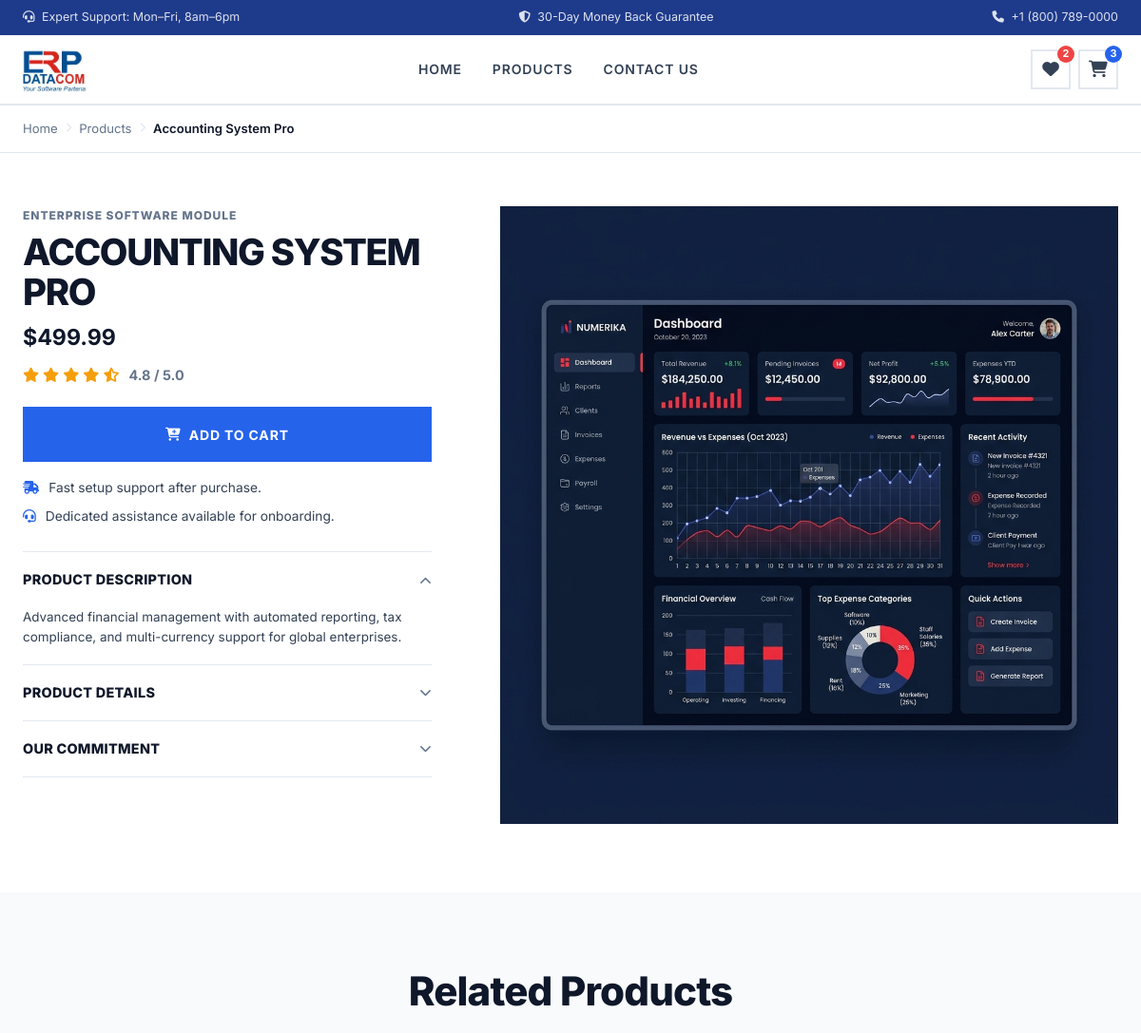
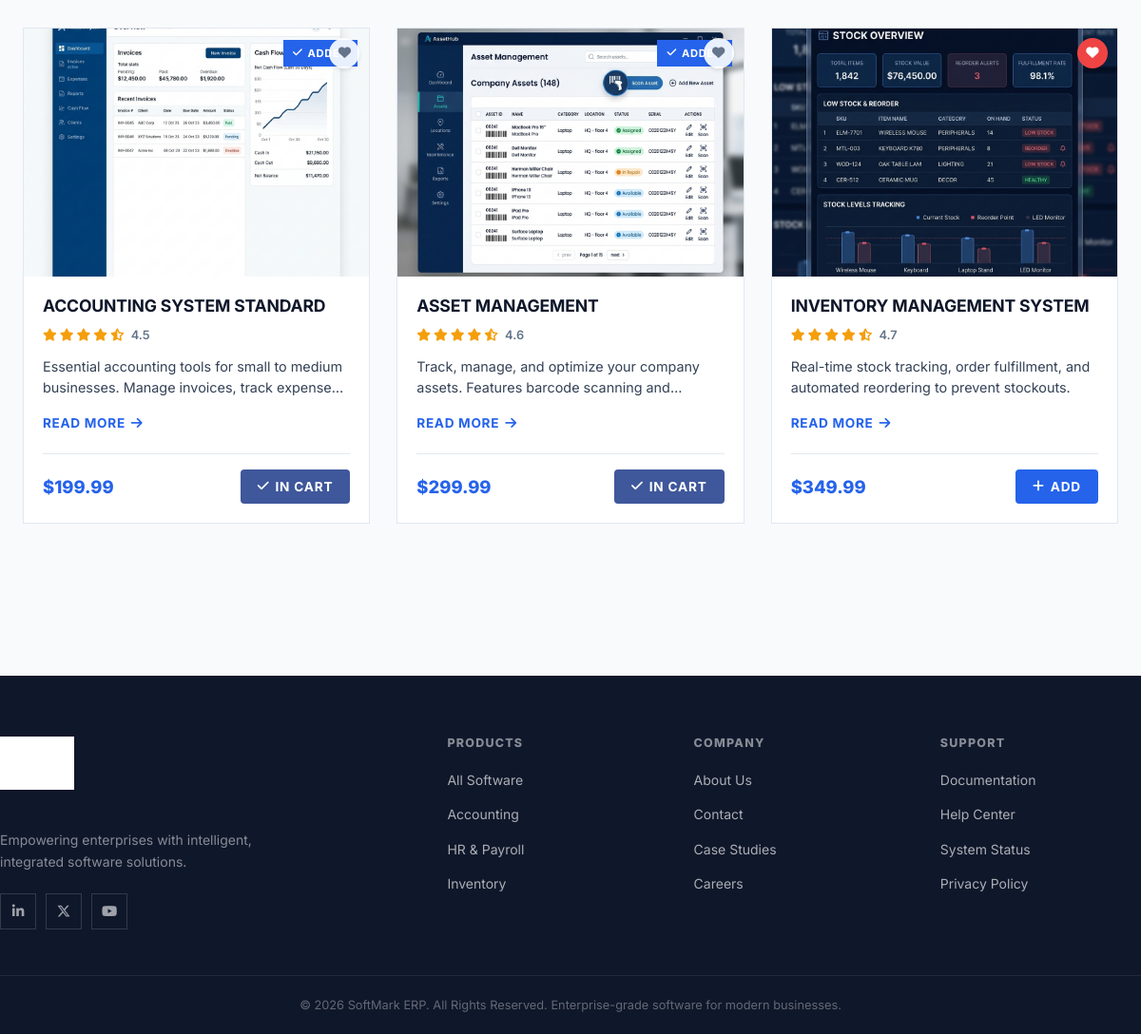
The app's page /product-detail.php?id=1 with its own data (2 pictures, top to bottom).
### tables this page shows
CREATE TABLE products (
        id INTEGER PRIMARY KEY AUTOINCREMENT,
        name TEXT NOT NULL,
        description TEXT NOT NULL,
        price REAL NOT NULL,
        rating REAL NOT NULL,
        image_url TEXT NOT NULL,
        features TEXT NOT NULL
    );

### includes/product-card.php (the view)
<?php
$isInCart = in_array($product['id'], $cartItems ?? []);
$isInWishlist = in_array($product['id'], $wishlistItems ?? []);
$productSearchText = strtolower($product['name'] . ' ' . $product['description'] . ' ' . $product['features']);
$productType = 'operations';
if (strpos($productSearchText, 'account') !== false || strpos($productSearchText, 'tax') !== false || strpos($productSearchText, 'invoice') !== false) {
    $productType = 'accounting';
} elseif (strpos($productSearchText, 'hr') !== false || strpos($productSearchText, 'human') !== false || strpos($productSearchText, 'payroll') !== false || strpos($productSearchText, 'employee') !== false) {
    $productType = 'hr';
} elseif (strpos($productSearchText, 'inventory') !== false || strpos($productSearchText, 'stock') !== false || strpos($productSearchText, 'warehouse') !== false) {
    $productType = 'inventory';
} elseif (strpos($productSearchText, 'crm') !== false || strpos($productSearchText, 'customer') !== false || strpos($productSearchText, 'lead') !== false) {
    $productType = 'crm';
} elseif (strpos($productSearchText, 'procurement') !== false || strpos($productSearchText, 'purchase') !== false || strpos($productSearchText, 'supplier') !== false) {
    $productType = 'procurement';
} elseif (strpos($productSearchText, 'project') !== false || strpos($productSearchText, 'gantt') !== false) {
    $productType = 'project';
} elseif (strpos($productSearchText, 'help') !== false || strpos($productSearchText, 'support') !== false || strpos($productSearchText, 'ticket') !== false) {
    $productType = 'support';
}
if (!function_exists('renderStars')) {
    function renderStars(float $rating): string {
        $stars = '';
        for ($i = 1; $i <= 5; $i++) {
            if ($i <= floor($rating)) {
                $stars .= '<i class="fas fa-star" style="color: #f59e0b;"></i>';
            } elseif ($i - $rating < 1) {
                $stars .= '<i class="fas fa-star-half-stroke" style="color: #f59e0b;"></i>';
            } else {
                $stars .= '<i class="far fa-star" style="color: #d1d5db;"></i>';
            }
        }
        return $stars;
    }
}
?>
<div class="product-card" id="product-card-<?= $product['id'] ?>" data-system-type="<?= htmlspecialchars($productType) ?>" data-search="<?= htmlspecialchars($productSearchText) ?>">
    <div class="product-img-wrapper">
        <a href="product-detail.php?id=<?= $product['id'] ?>" class="product-img-link" style="display: block; position: absolute; inset: 0;">
            <img
                src="<?= htmlspecialchars($product['image_url']) ?>"
                alt="<?= htmlspecialchars($product['name']) ?>"
                class="product-img"
                onerror="this.onerror=null; this.src='assets/images/placeholder.jpg';"
            >
            <?php if ($isInCart): ?>
                <span class="in-cart-badge"><i class="fas fa-check"></i> Added</span>
            <?php endif; ?>
        </a>
        <button
            class="add-to-wishlist-overlay <?= $isInWishlist ? 'heart-active' : '' ?>"
            data-id="<?= $product['id'] ?>"
            title="<?= $isInWishlist ? 'Remove from Wishlist' : 'Add to Wishlist' ?>"
            id="wish-btn-<?= $product['id'] ?>"
        >
            <i class="fas fa-heart"></i>
        </button>
    </div>
    <div class="product-info" style="padding: 20px; display: flex; flex-direction: column; flex-grow: 1;">
        <div style="display: flex; justify-content: space-between; align-items: flex-start; margin-bottom: 8px;">
            <a href="product-detail.php?id=<?= $product['id'] ?>" style="text-decoration: none; color: inherit; flex-grow: 1;">
                <h3 class="product-title" style="margin: 0; font-size: 1.1rem; font-weight: 700; line-height: 1.3; color: var(--text-dark);"><?= htmlspecialchars($product['name']) ?></h3>
            </a>
        </div>
        <div class="product-meta" style="display: flex; align-items: center; gap: 8px; margin-bottom: 12px; font-size: .85rem;">
            <span class="product-rating" title="<?= $product['rating'] ?> out of 5 stars">
                <?= renderStars($product['rating']) ?>
                <span class="rating-num" style="color: var(--text-light); margin-left: 4px; font-weight: 600;"><?= number_format($product['rating'], 1) ?></span>
            </span>
        </div>
        <p class="product-desc" style="font-size: .9rem; color: var(--text-mid); margin-bottom: 16px; line-height: 1.5; display: -webkit-box; -webkit-line-clamp: 2; -webkit-box-orient: vertical; overflow: hidden;"><?= htmlspecialchars($product['description']) ?></p>
        <a href="product-detail.php?id=<?= $product['id'] ?>" style="font-size: .85rem; font-weight: 700; color: var(--accent-blue); text-transform: uppercase; letter-spacing: .05em; display: inline-flex; align-items: center; gap: 6px; margin-bottom: auto; transition: gap .2s;">
            Read More <i class="fas fa-arrow-right"></i>
        </a>
        <div style="display: flex; align-items: center; justify-content: space-between; margin-top: 20px; border-top: 1px solid var(--border); padding-top: 16px;">
            <span class="product-price" style="font-weight: 800; font-size: 1.15rem; color: var(--accent-blue);">$<?= number_format($product['price'], 2) ?></span>
            <button
                class="btn btn-primary add-to-cart <?= $isInCart ? 'btn-incart' : '' ?>"
                data-id="<?= $product['id'] ?>"
                <?= $isInCart ? 'disabled' : '' ?>
                id="cart-btn-<?= $product['id'] ?>"
                style="padding: 8px 16px; font-size: .85rem; border-radius: 4px; display: inline-flex; align-items: center; gap: 6px;"
            >
                <?= $isInCart ? '<i class="fas fa-check"></i> In Cart' : '<i class="fas fa-plus"></i> Add' ?>
            </button>
        </div>
    </div>
</div>

### product-detail.php (shortened to what this page needs)
<?php
require_once 'includes/db.php';
$id = isset($_GET['id']) ? (int)$_GET['id'] : 0;
$stmt = $db->prepare("SELECT * FROM products WHERE id = :id");
$stmt->execute(['id' => $id]);
$product = $stmt->fetch();
$related = $db->prepare("SELECT * FROM products WHERE id != :id LIMIT 3");
$related->execute(['id' => $id]);
$relatedProducts = $related->fetchAll();
require_once 'includes/header.php';
$isInCart = in_array($product['id'], $cartItems ?? []);
function renderStars2(float $rating): string {
    $stars = '';
    for ($i = 1; $i <= 5; $i++) {
        if ($i <= floor($rating)) {
            $stars .= '<i class="fas fa-star"></i>';
        } elseif ($i - $rating < 1) {
            $stars .= '<i class="fas fa-star-half-stroke"></i>';
        } else {
            $stars .= '<i class="far fa-star"></i>';
        }
    }
    return $stars;
}
?>
<div class="breadcrumb-bar">
    <div class="container">
        <a href="index.php">Home</a>
        <i class="fas fa-chevron-right"></i>
        <a href="products.php">Products</a>
        <i class="fas fa-chevron-right"></i>
        <span><?= htmlspecialchars($product['name']) ?></span>
    </div>
</div>
<section class="product-detail-section product-showcase-section">
    <div class="container product-showcase-grid">
        <div class="product-showcase-info">
            <p class="product-detail-kicker">Enterprise Software Module</p>
            <h1><?= htmlspecialchars($product['name']) ?></h1>
            <div class="detail-price-inline">
                <strong>$<?= number_format($product['price'], 2) ?></strong>
            </div>
            <div class="detail-rating">
                <?= renderStars2($product['rating']) ?>
                <span class="detail-rating-num"><?= number_format($product['rating'], 1) ?> / 5.0</span>
            </div>
            <button
                class="btn btn-primary product-detail-cart-btn add-to-cart <?= $isInCart ? 'btn-incart' : '' ?>"
                data-id="<?= $product['id'] ?>"
                <?= $isInCart ? 'disabled' : '' ?>
                id="detail-cart-btn"
            >
                <?= $isInCart ? '<i class="fas fa-check"></i> In Cart' : '<i class="fas fa-cart-plus"></i> Add to Cart' ?>
            </button>
            <div class="product-detail-notes">
                <p><i class="fas fa-truck-fast"></i> Fast setup support after purchase.</p>
                <p><i class="fas fa-headset"></i> Dedicated assistance available for onboarding.</p>
            </div>
            <details class="product-detail-panel" open>
                <summary>Product Description</summary>
                <p><?= htmlspecialchars($product['description']) ?></p>
            </details>
            <details class="product-detail-panel">
                <summary>Product Details</summary>
            </details>
            <details class="product-detail-panel">
                <summary>Our Commitment</summary>
            </details>
        </div>
        <div class="product-showcase-visual">
            <div class="product-visual-frame">
                <img
                    src="<?= htmlspecialchars($product['image_url']) ?>"
                    alt="<?= htmlspecialchars($product['name']) ?> product image"
                    class="detail-img"
                    onerror="this.onerror=null; this.src='assets/images/placeholder.jpg';"
                >
            </div>
        </div>
    </div>
</section>
<?php if (!empty($relatedProducts)): ?>
<section class="related-section">
    <div class="container">
        <div class="section-header">
            <h2>Related Products</h2>
        </div>
        <div class="product-grid">
            <?php foreach ($relatedProducts as $product): ?>
                <?php include 'includes/product-card.php'; ?>
            <?php endforeach; ?>
        </div>
    </div>
</section>
<?php endif; ?>
<?php require_once 'includes/footer.php'; ?>

### records on screen
products: name "Accounting System Pro", name "ACCOUNTING SYSTEM PRO", price "499.99", rating "4.8", description "Advanced financial management with automated reporting, tax compliance, and multi-currency support for global enterprises.", image_url (picture)
products: image_url (picture), shows "ADDED", name "ACCOUNTING SYSTEM STANDARD", rating "4.5", description "Essential accounting tools for small to medium businesses. Manage invoices, track…", price "199.99", shows "IN CART"
products: image_url (picture), shows "ADDED", name "ASSET MANAGEMENT", rating "4.6", description "Track, manage, and optimize your company assets. Features barcode scanning…", price "299.99", shows "IN CART"
products: image_url (picture), name "INVENTORY MANAGEMENT SYSTEM", rating "4.7", description "Real-time stock tracking, order fulfillment, and automated reordering to prevent stockouts.", price "349.99", shows "ADD"

### other values on screen
$wishlistCount "2"
$cartCount "3"
